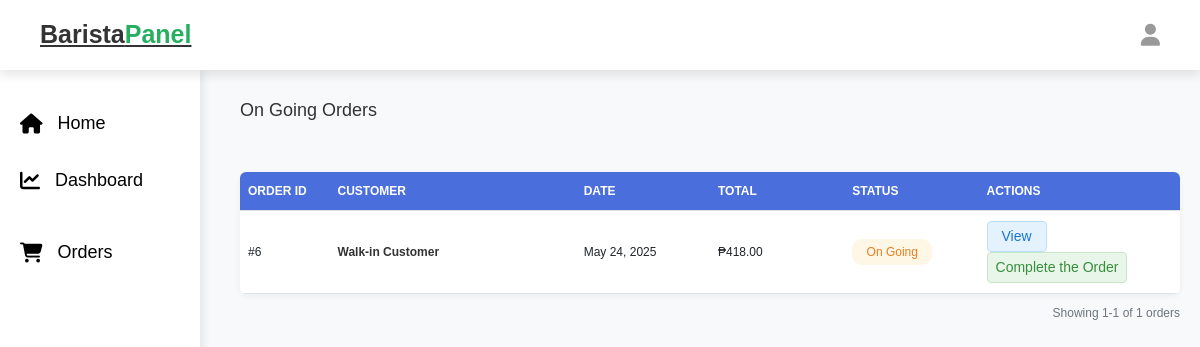
The app's page /barista_ongoing_order.php (signed in) with its own data.
### tables this page shows
CREATE TABLE `orders` (
  `id` int NOT NULL,
  `user_id` int NOT NULL,
  `name` varchar(100) NOT NULL,
  `number` varchar(12) NOT NULL,
  `email` varchar(100) NOT NULL,
  `method` varchar(50) NOT NULL,
  `address` varchar(500) NOT NULL,
  `payment_status` varchar(20) NOT NULL DEFAULT 'on Queue',
  `cashier` text,
  `receipt` varchar(255) DEFAULT NULL,
  `barista` text,
  `type` enum('coffee','online') NOT NULL DEFAULT 'coffee',
  `placed_on` timestamp NOT NULL DEFAULT CURRENT_TIMESTAMP ON UPDATE CURRENT_TIMESTAMP
);

### barista_ongoing_order.php (the view, shortened to what this page needs)
<?php
@include 'config.php';
$cashier_name = $_SESSION['barista_name'] ?? 'Unknown';
$select_orders = $conn->prepare("
    SELECT
        o.id AS order_id,
        o.name,
        o.email,
        o.placed_on,
        o.payment_status,
        o.type,
        GROUP_CONCAT(op.product_id) AS product_ids,
        (SELECT SUM(op2.subtotal) FROM `order_products` op2 WHERE op2.order_id = o.id) AS total_price
    FROM `orders` o
    LEFT JOIN `order_products` op ON o.id = op.order_id
    WHERE o.payment_status = ?  AND o.barista = ?  AND o.type = 'coffee'
    GROUP BY o.id
");
$select_orders->execute(['on Going', $cashier_name]);
$orders = $select_orders->fetchAll(PDO::FETCH_ASSOC);
$formatted_orders = [];
foreach ($orders as $order) {
    $formatted_orders[] = [
        'order_id' => $order['order_id'],
        'name' => htmlspecialchars($order['name']),
        'email' => htmlspecialchars($order['email']),
        'placed_on' => date('M d, Y', strtotime($order['placed_on'])),
        'payment_status' => htmlspecialchars($order['payment_status']),
        'total_price' => number_format($order['total_price'], 2),
        'products' => array_filter(array_map(function ($product_id) use ($conn, $order) {
            $select_product = $conn->prepare("SELECT * FROM `products` WHERE id = ?");
            $select_product->execute([$product_id]);
            $product = $select_product->fetch(PDO::FETCH_ASSOC);
            $select_order_product = $conn->prepare("SELECT * FROM `order_products` WHERE order_id = ? AND product_id = ?");
            $select_order_product->execute([$order['order_id'], $product_id]);
            $order_product = $select_order_product->fetch(PDO::FETCH_ASSOC);
            $product['quantity'] = $order_product['quantity'];
            $product['subtotal'] = $order_product['subtotal'];
            return [
                'id' => $product['id'],
                'name' => htmlspecialchars($product['name'] ?? '', ENT_QUOTES, 'UTF-8'),
                'quantity' => htmlspecialchars($product['quantity'] ?? '0', ENT_QUOTES, 'UTF-8'),
                'price' => number_format($product['price'] ?? 0, 2),
                'subtotal' => number_format($product['subtotal'] ?? 0, 2),
                'cup_sizes' => json_decode($order_product['cup_sizes'] ?? '[]', true) ?: [],
                'ingredients' => array_map(function ($ingredient) {
                    return [
                        'name' => htmlspecialchars($ingredient['name'] ?? '', ENT_QUOTES, 'UTF-8'),
                        'level' => htmlspecialchars($ingredient['level'] ?? '', ENT_QUOTES, 'UTF-8')
                    ];
                }, json_decode($order_product['ingredients'] ?? '[]', true) ?: []),
                'add_ons' => array_map(function ($addOn) {
                    return [
                        'name' => htmlspecialchars($addOn['name'] ?? '', ENT_QUOTES, 'UTF-8'),
                        'price' => number_format($addOn['price'] ?? 0, 2)
                    ];
                }, json_decode($order_product['add_ons'] ?? '[]', true) ?: []),
            ];
        }, explode(',', $order['product_ids'])))
    ];
}
$orders = $formatted_orders;
?>
<!DOCTYPE html>
<html lang="en">
<head>
    <link rel="stylesheet" href="https://cdnjs.cloudflare.com/ajax/libs/font-awesome/6.1.1/css/all.min.css">
    <link rel="stylesheet" href="https://cdn.jsdelivr.net/npm/bootstrap@5.3.0/dist/css/bootstrap.min.css">
    <link rel="stylesheet" href="css/admin_style.css">
</head>
<body>
    <?php include 'barista_header.php'; ?>
    <div class="admin-container">
        <div class="d-flex justify-content-between align-items-center mb-3">
            <h2 class="mb-0" style="font-size: 18px;">On Going Orders</h2>
        </div>
        <div class="card">
            <div class="table-responsive">
                <table class="table table-hover">
                    <thead>
                        <tr>
                            <th style="width: 8%">ORDER ID</th>
                            <th style="width: 22%">CUSTOMER</th>
                            <th style="width: 12%">DATE</th>
                            <th style="width: 12%">TOTAL</th>
                            <th style="width: 12%">STATUS</th>
                            <th style="width: 18%">ACTIONS</th>
                        </tr>
                    </thead>
                    <tbody>
                        <?php if (!empty($orders)): ?>
                            <?php foreach ($orders as $order): ?>
                                <?php
                                $status_class = $order['payment_status'] == 'completed' ? 'status-completed' : 'status-pending';
                                $order_date = date('M d, Y', strtotime($order['placed_on']));
                                ?>
                                <tr data-id="<?= $order['order_id'] ?>" data-status="<?= $order['payment_status'] ?>"
                                    data-date="<?= date('Y-m-d', strtotime($order['placed_on'])) ?>">
                                    <td>#<?= $order['order_id'] ?></td>
                                    <td>
                                        <div class="fw-semibold" style="font-size: 12px;">
                                            <?= htmlspecialchars($order['name']) ?>
                                        </div>
                                    </td>
                                    <td><?= $order_date ?></td>
                                    <td>₱<?= number_format((float) str_replace(',', '', $order['total_price']), 2) ?></td>
                                    <td>
                                        <span class="status-badge <?= $status_class ?>">
                                            <?= ucfirst($order['payment_status']) ?>
                                        </span>
                                    </td>
                                    <td>
                                        <button class="action-btn btn-view" data-bs-toggle="modal"
                                            data-bs-target="#viewOrderModal-<?= $order['order_id'] ?>">
                                            View
                                        </button>
                                        <a href="barista_ongoing_order.php?order_id=<?= $order['order_id'] ?>"
                                            class="action-btn btn-update" style="text-decoration: none;">
                                            Complete the Order
                                        </a>
                                    </td>
                                </tr>
                            <?php endforeach; ?>
                        <?php else: ?>
                            <tr>
                                <td colspan="6" class="empty-orders">No orders placed yet!</td>
                            </tr>
                        <?php endif; ?>
                    </tbody>
                </table>
            </div>
        </div>
        <div class="pagination-info">
            Showing <?= !empty($orders) ? '1-' . count($orders) : '0' ?> of <?= count($orders) ?> orders
        </div>
    </div>
</body>
</html>

### css/components.css (style rules this page uses)
:root { --green:#27ae60; --orange:#f39c12; --red:#e74c3c; --black:#333; --light-color:#666; --white:#fff; --light-bg:#f6f6f6; --border:.2rem solid var(--black); --box-shadow:0 .5rem 1rem rgba(0,0,0,.1); }
* { font-family: 'Nabla', sans-serif; margin:0; padding:0; box-sizing: border-box; outline: none; border:none; text-decoration: none; color:var(--black); }
body { background-color: var(--light-bg); }
html { font-size: 62.5%; overflow-x: hidden; scroll-behavior: smooth; scroll-padding-top: 6.5rem; }

### barista_ongoing_order.php (style rules this page uses)
body { font-family: 'Segoe UI', Tahoma, Geneva, Verdana, sans-serif; background-color: #f8f9fa; font-size: 14px; }
.admin-container { margin-left: 220px; padding: 20px; margin-top: 80px; }
.card { border-radius: 8px; box-shadow: 0 2px 6px rgba(0, 0, 0, 0.05); border: none; margin-top: 50px; }
.table-responsive { border-radius: 6px; overflow: hidden; }
.table { margin-bottom: 0; width: 100%; table-layout: fixed; }
.table thead th { background-color: #4a6fdc; color: white; font-weight: 600; padding: 10px 8px; font-size: 12px; white-space: nowrap; }
.table tbody td { padding: 10px 8px; vertical-align: middle; font-size: 12px; word-wrap: break-word; }
.status-badge { padding: 4px 8px; border-radius: 10px; font-size: 12px; font-weight: 500; display: inline-block; min-width: 80px; text-align: center; }
.status-pending { background-color: #fff7e6; color: #e67e22; }
.action-btn { padding: 4px 8px; border-radius: 4px; font-size: 14px; margin-right: 4px; display: inline-block; text-align: center; min-width: 60px; border: 1px solid transparent; cursor: pointer; }
.btn-view { background-color: #e3f2fd; color: #1976d2; border-color: #bbdefb; }
.btn-update { background-color: #e8f5e9; color: #388e3c; border-color: #c8e6c9; }
.pagination-info { font-size: 12px; color: #6c757d; margin-top: 10px; text-align: right; }

### records on screen
orders: id "6", name "Walk-in Customer", order_date "May 24, 2025", total_price "418.00", payment_status "On Going"

### other values on screen
count($orders) "1"
